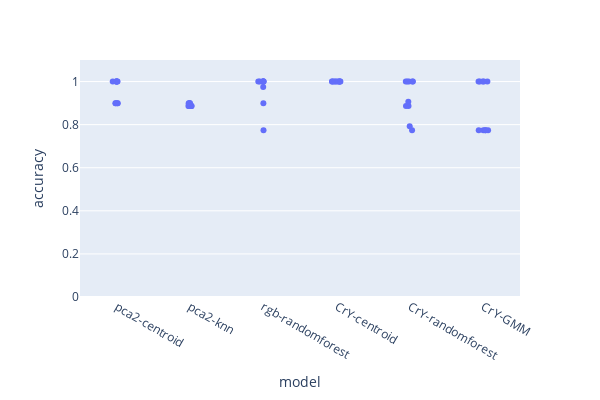

This figure's notebook cell:
### Code cell
def evaluate_model(data, est,
                   features = ['r', 'g', 'b'],
                   group='filename',
                   scorer='accuracy',
                   random_state=3,
                   folds=10,
                   label = 'label',
                   val_size=0.2):

    
    
    X = data[features]
    Y = data[label]
    groups = data[group]

    splitter = sklearn.model_selection.GroupShuffleSplit(n_splits=folds, test_size=val_size, random_state=random_state)
    scores = cross_val_score(est, X=X, y=Y, scoring=scorer, error_score='raise', cv=splitter, groups=groups)

    res = pandas.DataFrame({
        scorer: scores,
        'fold': numpy.arange(len(scores)),
    })
    
    return res

def evaluate_models(data, models):

    dfs = []
    for name, estimator in models.items():
        
        res = evaluate_model(data, estimator)
        res['model'] = name
        
        dfs.append(res)

    df = pandas.concat(dfs, ignore_index=True)
    return df

def make_column_selector(columns):
    def select(X):
        return X[columns]
        
    t = FunctionTransformer(select)
    return t

from sklearn.neighbors import KNeighborsClassifier, NearestCentroid

import sklearn.pipeline
from sklearn.decomposition import PCA
from sklearn.model_selection import cross_val_score
from sklearn.ensemble import RandomForestClassifier
from sklearn.preprocessing import StandardScaler, MinMaxScaler, FunctionTransformer

MODELS = {
    'pca2-centroid': sklearn.pipeline.make_pipeline(
        PCA(2),
        NearestCentroid(),
    ),

    'pca2-knn': sklearn.pipeline.make_pipeline(
        PCA(2),
        KNeighborsClassifier(n_neighbors=1),
    ),
    
    'rgb-randomforest': sklearn.pipeline.make_pipeline(
        RandomForestClassifier(n_estimators=10, min_samples_leaf=0.01, max_depth=5)
    ),

    'CrY-centroid': sklearn.pipeline.make_pipeline(
        MinMaxScaler(),
        make_color_transformer(target='ycbcr').set_output(transform="pandas"),
        make_column_selector(columns=['cr', 'y']),
        NearestCentroid(),
    ),

    'CrY-randomforest': sklearn.pipeline.make_pipeline(
        MinMaxScaler(),
        make_color_transformer(target='ycbcr').set_output(transform="pandas"),
        make_column_selector(columns=['cr', 'y']),
        RandomForestClassifier(n_estimators=100, min_samples_leaf=0.01, max_depth=10)
    ),

    'CrY-GMM': sklearn.pipeline.make_pipeline(
        MinMaxScaler(),
        make_color_transformer(target='ycbcr').set_output(transform="pandas"),
        make_column_selector(columns=['cr', 'y']),
        GaussianMixtureClassifier()
    ),
}

train_data = data[data.split == 'train']
results = evaluate_models(train_data, MODELS)

def plot_results(results):

    import plotly.express

    fig = plotly.express.strip(results, y='accuracy', x='model', height=400, width=600)

    fig.update_yaxes(visible=True, range=(0.0, 1.1))
    
    return fig

plot_results(results)

### Figure 1 — Plotly figure (JSON) as saved in the notebook; plotly's stock layout.template omitted (floating-point values rounded to 4 significant figures)
{"data": [{"alignmentgroup": "True", "boxpoints": "all", "fillcolor": "rgba(255,255,255,0)", "hoveron": "points", "hovertemplate": "model=%{x}<br>accuracy=%{y}<extra></extra>", "legendgroup": "", "line": {"color": "rgba(255,255,255,0)"}, "marker": {"color": "#636efa"}, "name": "", "offsetgroup": "", "orientation": "v", "pointpos": 0, "showlegend": false, "type": "box", "x": ["pca2-centroid", "pca2-centroid", "pca2-centroid", "pca2-centroid", "pca2-centroid", "pca2-centroid", "pca2-centroid", "pca2-centroid", "pca2-centroid", "pca2-centroid", "pca2-knn", "pca2-knn", "pca2-knn", "pca2-knn", "pca2-knn", "pca2-knn", "pca2-knn", "pca2-knn", "pca2-knn", "pca2-knn", "rgb-randomforest", "rgb-randomforest", "rgb-randomforest", "rgb-randomforest", "rgb-randomforest", "rgb-randomforest", "rgb-randomforest", "rgb-randomforest", "rgb-randomforest", "rgb-randomforest", "CrY-centroid", "CrY-centroid", "CrY-centroid", "CrY-centroid", "CrY-centroid", "CrY-centroid", "CrY-centroid", "CrY-centroid", "CrY-centroid", "CrY-centroid", "CrY-randomforest", "CrY-randomforest", "CrY-randomforest", "CrY-randomforest", "CrY-randomforest", "CrY-randomforest", "CrY-randomforest", "CrY-randomforest", "CrY-randomforest", "CrY-randomforest", "CrY-GMM", "CrY-GMM", "CrY-GMM", "CrY-GMM", "CrY-GMM", "CrY-GMM", "CrY-GMM", "CrY-GMM", "CrY-GMM", "CrY-GMM"], "x0": " ", "xaxis": "x", "y": [0.8987, 1, 0.8987, 1, 1, 1, 1, 1, 0.8987, 0.8987, 0.8987, 0.8868, 0.8987, 0.8861, 0.8868, 0.8868, 0.8868, 0.8868, 0.8987, 0.8987, 1, 1, 0.8987, 1, 1, 0.7736, 1, 1, 1, 0.9747, 1, 1, 1, 1, 1, 1, 1, 1, 1, 1, 1, 0.9057, 1, 1, 0.7925, 0.8868, 0.8868, 0.7736, 1, 1, 1, 0.7736, 1, 1, 0.7736, 0.7736, 0.7736, 0.7736, 1, 1], "y0": " ", "yaxis": "y"}], "layout": {"boxmode": "group", "height": 400, "legend": {"tracegroupgap": 0}, "margin": {"t": 60}, "width": 600, "xaxis": {"anchor": "y", "autorange": true, "domain": [0, 1], "range": [-0.5, 5.5], "title": {"text": "model"}, "type": "category"}, "yaxis": {"anchor": "x", "domain": [0, 1], "range": [0, 1.1], "title": {"text": "accuracy"}, "type": "linear", "visible": true}}}
